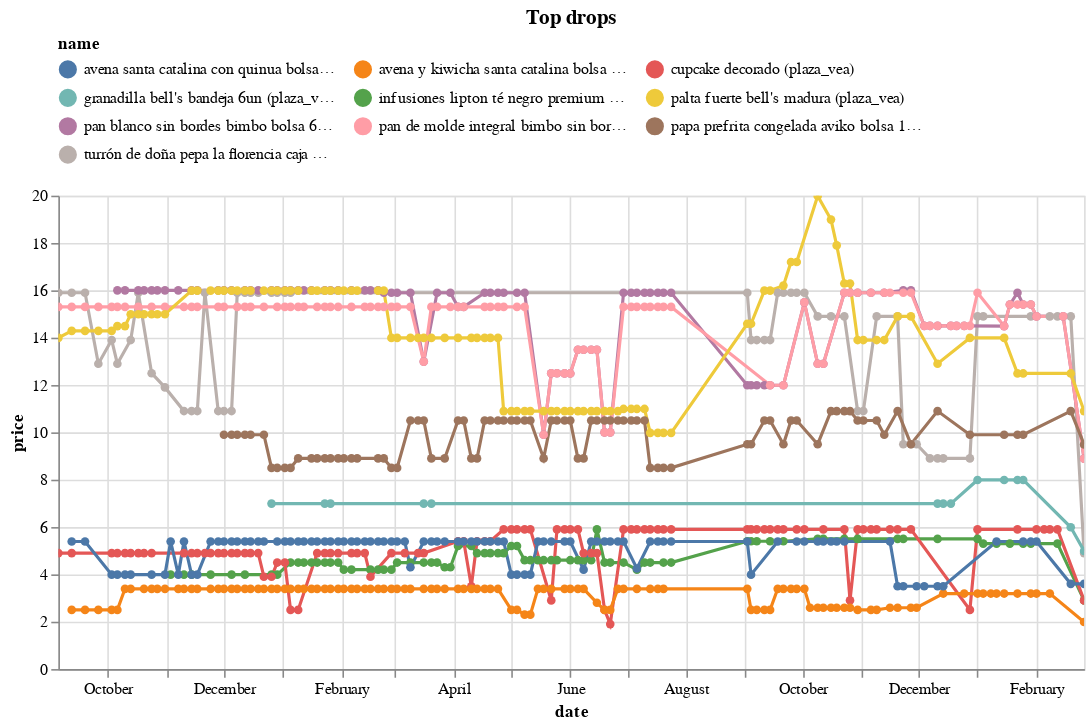

This figure's notebook cell:
### Code cell
(top_changes
 .sort_values('change')
 .head(10)
 .pipe(plot_changes, 'Top drops')
)

### Figure 1 — Vega-Lite specification as saved in the notebook (floating-point values rounded to 4 significant figures; data arrays with more than 128 entries replaced by an {"elided": "..."} marker saying what was removed)
{"config": {"view": {"continuousWidth": 300, "continuousHeight": 300}, "legend": {"columns": 3, "orient": "top"}}, "data": {"name": "data-bfc5391af6e08022072c3d133e932579"}, "mark": {"type": "line", "point": true}, "encoding": {"color": {"field": "name", "scale": {"domain": ["avena santa catalina con quinua bolsa 280g (plaza_vea)", "avena y kiwicha santa catalina bolsa 150g (plaza_vea)", "cupcake decorado (plaza_vea)", "granadilla bell's bandeja 6un (plaza_vea)", "infusiones lipton té negro premium caja 20un (plaza_vea)", "palta fuerte bell's madura (plaza_vea)", "pan blanco sin bordes bimbo bolsa 650g (plaza_vea)", "pan de molde integral bimbo sin bordes bolsa 650g (plaza_vea)", "papa prefrita congelada aviko bolsa 1kg (plaza_vea)", "turrón de doña pepa la florencia caja 500g (plaza_vea)"]}, "type": "nominal"}, "tooltip": [{"field": "name", "type": "nominal"}, {"field": "price", "type": "quantitative"}, {"field": "last_price", "type": "quantitative"}], "x": {"field": "date", "type": "temporal"}, "y": {"field": "price", "type": "quantitative"}}, "params": [{"name": "param_3", "select": {"type": "point", "fields": ["name"]}, "bind": "legend"}, {"name": "param_4", "select": {"type": "interval", "encodings": ["x", "y"]}, "bind": "scales"}], "title": "Top drops", "transform": [{"filter": {"param": "param_3"}}], "width": 650, "$schema": "https://vega.github.io/schema/vega-lite/v5.16.3.json", "datasets": {"data-bfc5391af6e08022072c3d133e932579": {"elided": "830 records"}}}
